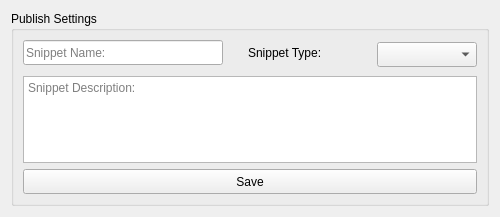
<?xml version="1.0" encoding="UTF-8"?>
<ui version="4.0">
 <class>Form</class>
 <widget class="QWidget" name="Form">
  <property name="geometry">
   <rect>
    <x>0</x>
    <y>0</y>
    <width>500</width>
    <height>217</height>
   </rect>
  </property>
  <property name="windowTitle">
   <string>Form</string>
  </property>
  <layout class="QGridLayout" name="gridLayout">
   <item row="0" column="0">
    <widget class="QGroupBox" name="publish_settings">
     <property name="title">
      <string>Publish Settings</string>
     </property>
     <layout class="QGridLayout" name="gridLayout_2">
      <item row="0" column="0">
       <layout class="QHBoxLayout" name="horizontalLayout_2">
        <property name="spacing">
         <number>25</number>
        </property>
        <item>
         <widget class="QLineEdit" name="snippet_name">
          <property name="minimumSize">
           <size>
            <width>0</width>
            <height>25</height>
           </size>
          </property>
          <property name="maximumSize">
           <size>
            <width>200</width>
            <height>16777215</height>
           </size>
          </property>
          <property name="placeholderText">
           <string>Snippet Name:</string>
          </property>
         </widget>
        </item>
        <item>
         <widget class="QLabel" name="type_label">
          <property name="minimumSize">
           <size>
            <width>0</width>
            <height>25</height>
           </size>
          </property>
          <property name="text">
           <string>Snippet Type:</string>
          </property>
         </widget>
        </item>
        <item>
         <widget class="QComboBox" name="type_combo">
          <property name="minimumSize">
           <size>
            <width>100</width>
            <height>25</height>
           </size>
          </property>
          <property name="maximumSize">
           <size>
            <width>100</width>
            <height>20</height>
           </size>
          </property>
         </widget>
        </item>
       </layout>
      </item>
      <item row="3" column="0">
       <widget class="QTextEdit" name="snippet_description">
        <property name="maximumSize">
         <size>
          <width>16777215</width>
          <height>16777215</height>
         </size>
        </property>
        <property name="placeholderText">
         <string>Snippet Description:</string>
        </property>
       </widget>
      </item>
      <item row="4" column="0">
       <widget class="QPushButton" name="save">
        <property name="minimumSize">
         <size>
          <width>0</width>
          <height>25</height>
         </size>
        </property>
        <property name="text">
         <string>Save</string>
        </property>
       </widget>
      </item>
      <item row="1" column="0">
       <spacer name="verticalSpacer">
        <property name="orientation">
         <enum>Qt::Vertical</enum>
        </property>
        <property name="sizeType">
         <enum>QSizePolicy::Fixed</enum>
        </property>
        <property name="sizeHint" stdset="0">
         <size>
          <width>20</width>
          <height>5</height>
         </size>
        </property>
       </spacer>
      </item>
     </layout>
    </widget>
   </item>
  </layout>
 </widget>
 <resources/>
 <connections/>
</ui>
